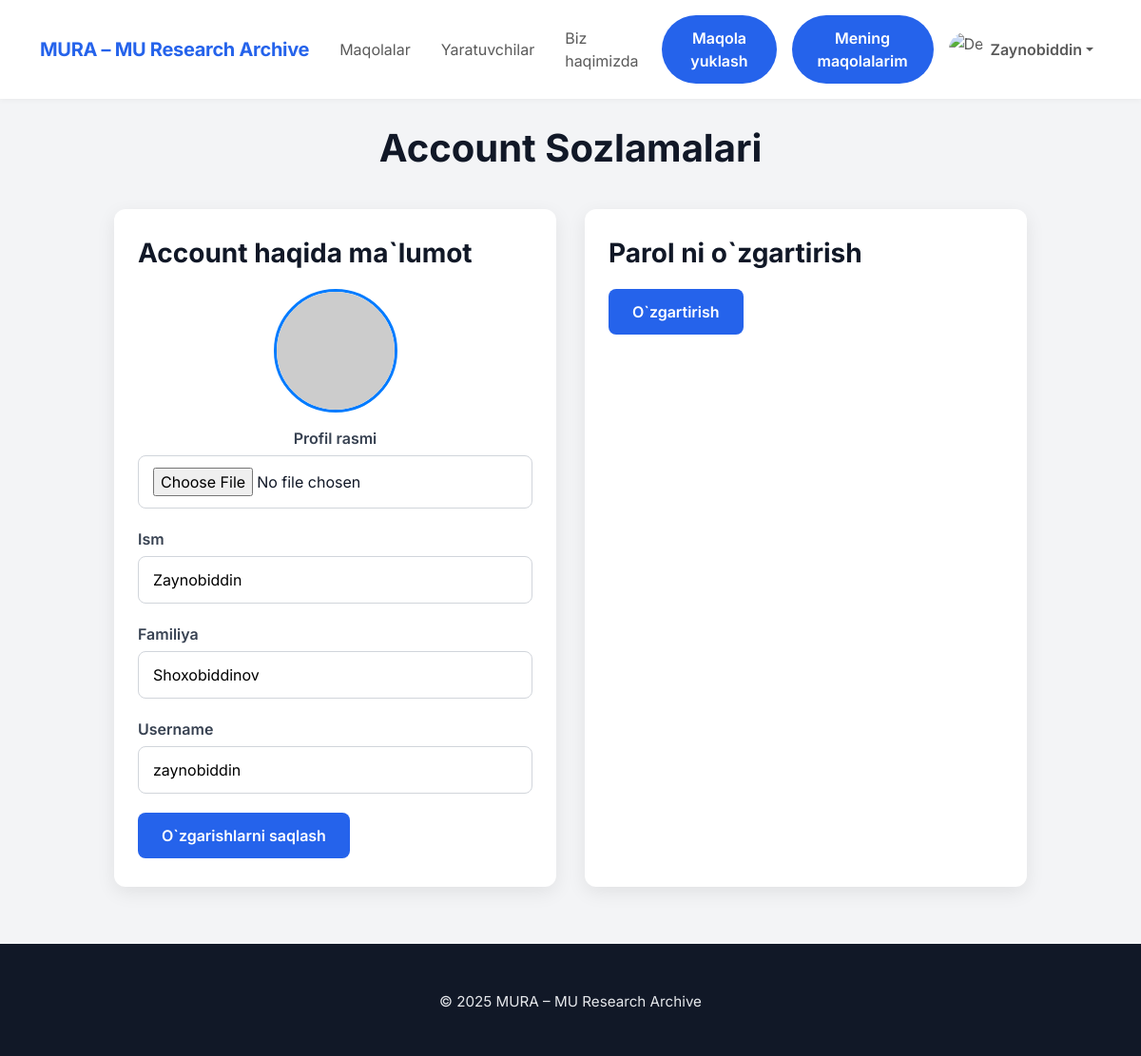
The app's page //profile/settings (signed in), older data.
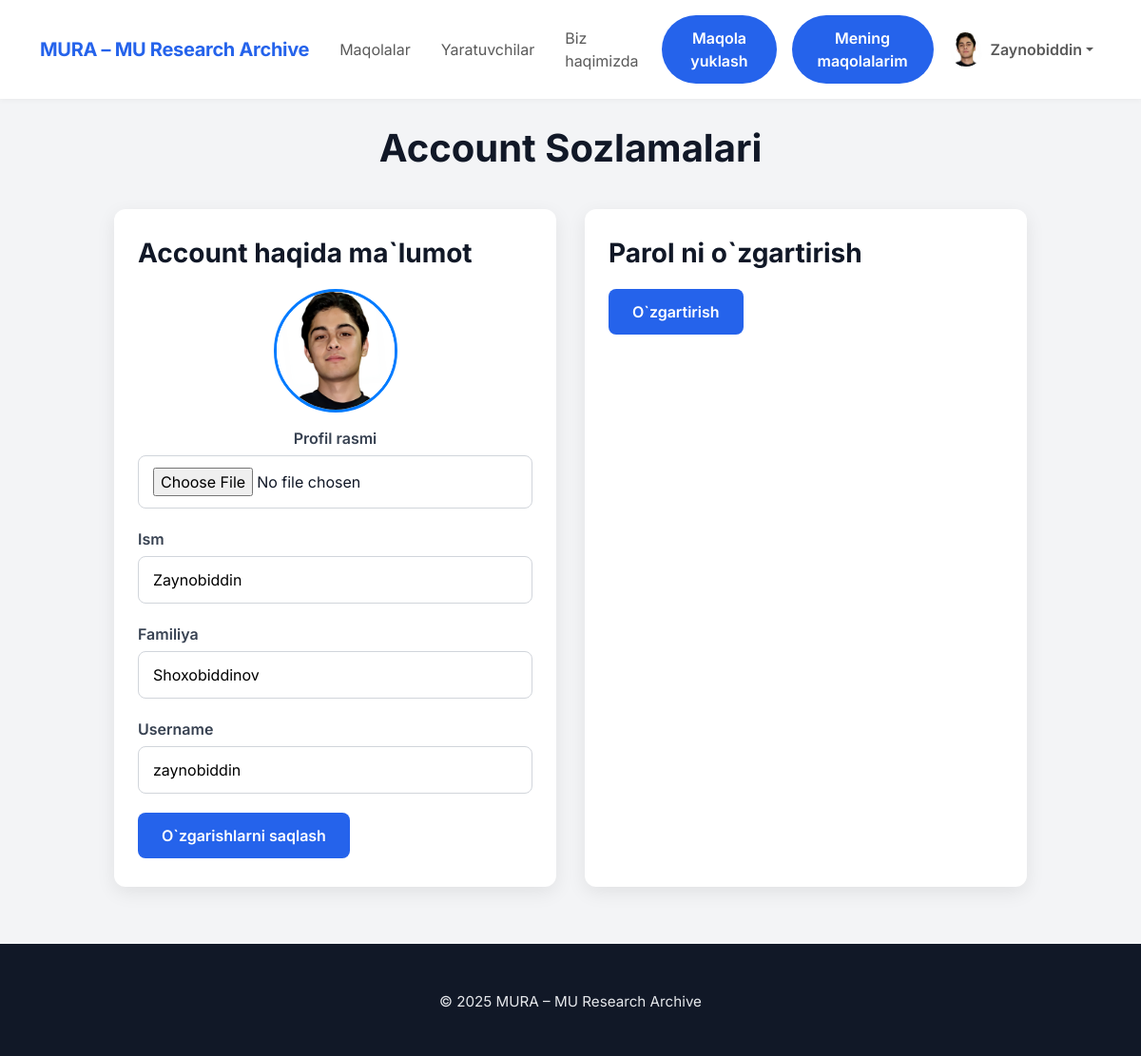
The same page, newer data.
### main/models.py (models this page shows, shortened)
class CustomUser(AbstractUser):
    avatar = models.ImageField(upload_to='avatars/', null=True, blank=True)
    status = models.IntegerField(default=0)

### main/views.py (the view, shortened to what this page needs)
# urls.py: path('/profile/settings', ProfileUpdateView.as_view(), name='update_profile'),
class ProfileUpdateView(LoginRequiredMixin, View):
    template_name = 'settings.html'
    def get(self, request):
        return render(request, self.template_name)

### templates/settings.html (shortened to what this page needs)
{% extends "base.html" %}
{% load static %}
{% block style %}
    <link rel="stylesheet" href="{% static 'main/css/base.css' %}">
    <link rel="stylesheet" href="{% static 'main/css/settings.css' %}">
{% endblock %}
{% block content %}
    <div class="settings-container">
        <h1>Account Sozlamalari</h1>
        <div class="settings-grid">
            <div class="settings-card">
                <h2>Account haqida ma`lumot</h2>
                <form method="POST" action="{% url 'update_profile' %}" enctype="multipart/form-data">
                    <div class="form-group" style="text-align:center;">
                        {%if user.avatar%}
                        <img src="{{ user.avatar.url }}" class="avatar-preview" id="avatarPreview"
                             onerror="this.src='{% static 'main/img/default-avatar.png' %}'">
                        {%else%}
                            <img class="avatar-preview" id="avatarPreview" src='https://placehold.co/800x600?text=
                                    {{ user.first_name|default:"?"|slice:":1"|upper }}{{ user.last_name|default:"?"|slice:":1"|upper }}'
                                 alt="{{ user.first_name }} {{ user.last_name }}">
                        {%endif%}
                        <label for="avatar" style="display:block; margin-bottom:6px;">Profil rasmi</label>
                        <input type="file" name="avatar" id="avatar" accept="image/*"
                               onchange="previewAvatar(event)">
                    </div>
                    <div class="form-group">
                        <label for="first_name">Ism</label>
                        <input type="text" name="first_name" id="first_name" value="{{ user.first_name }}" required>
                    </div>
                    <div class="form-group">
                        <label for="last_name">Familiya</label>
                        <input type="text" name="last_name" id="last_name" value="{{ user.last_name }}" required>
                    </div>
                    <div class="form-group">
                        <label for="username">Username</label>
                        <input type="text" name="username" id="username" value="{{ user.username }}" required>
                    </div>
                    <button type="submit" class="btn">O`zgarishlarni saqlash</button>
                </form>
            </div>
            <div class="settings-card">
                <h2>Parol ni o`zgartirish</h2>
                <form method="POST" action="{% url 'change_password' %}">
                    <button type="submit" class="btn">O`zgartirish</button>
                </form>
            </div>
        </div>
    </div>
{% endblock %}

### templates/base.html (shortened to what this page needs)
{% load static %}
<!DOCTYPE html>
<html lang="en">
<head>
    <link href="https://cdn.jsdelivr.net/npm/bootstrap@5.3.3/dist/css/bootstrap.min.css" rel="stylesheet"/>
    <link
            rel="stylesheet"
            href="https://cdn.jsdelivr.net/npm/bootstrap-icons@1.11.3/font/bootstrap-icons.css"
    />
    {% block style %}{% endblock %}
</head>
<body>
<nav class="navbar navbar-expand-lg fixed-top">
    <div class="container">
        <a class="navbar-brand" href="{% url 'main' %}">MURA – MU Research Archive</a>
        <div class="collapse navbar-collapse" id="navmenu">
            <ul class="navbar-nav ms-auto align-items-lg-center">
                <li class="nav-item"><a href="{% url 'all_papers' %}" class="nav-link px-3">Maqolalar</a></li>
                <li class="nav-item"><a href="{% url 'creators' %}" class="nav-link px-3">Yaratuvchilar</a></li>
                <li class="nav-item"><a href="{% url 'about' %}" class="nav-link px-3">Biz haqimizda</a></li>
                {% if user.is_authenticated %}
                    <li class="nav-item"><a href="{% url 'upload_paper' %}"
                                            class="m-lg-2 mb-2 px-3 btn btn-outline-primary rounded-pill">Maqola
                        yuklash</a></li>
                    <li class="nav-item"><a href="{% url 'my_papers' %}"
                                            class="px-3 m-lg-2 mb-2  btn btn-outline-primary rounded-pill">Mening
                        maqolalarim</a>
                    </li>
                    <li class="nav-item dropdown">
                        <a class="nav-link dropdown-toggle d-flex align-items-center" href="#" id="profileDropdown"
                           role="button" data-bs-toggle="dropdown" aria-expanded="false">
                            {% if user.avatar %}
                                <img src="{{ user.avatar.url }}" alt="Avatar" class="rounded-circle" width="36"
                                     height="36" style="object-fit: cover;">
                            {% else %}
                                <img src="https://cdn-icons-png.flaticon.com/512/847/847969.png" alt="Default Avatar"
                                     class="rounded-circle" width="36" height="36" style="object-fit: cover;">
                            {% endif %}
                            <span class="ms-2 fw-semibold">{{ user.first_name }}</span>
                        </a>
                    </li>
                {% else %}
                    <li class="nav-item"><a href="{% url 'login' %}"
                                            class="btn btn-primary btn-sm ms-lg-3 p-2 m-1 text-white">Kirish</a></li>
                    <li class="nav-item"><a href="{% url 'register' %}"
                                            class="btn btn-primary btn-sm ms-lg-3 p-2 m-1 text-white">Ro'yxatdan
                        o'tish</a></li>
                {% endif %}
            </ul>
        </div>
    </div>
</nav>
{% block content %}
{% endblock %}
<footer>
    <div class="container">
        <p>© 2025 MURA – MU Research Archive</p>
    </div>
</footer>
</body>
</html>

### main/static/main/css/base.css (style rules this page uses)
.navbar .dropdown-toggle img { transition: transform 0.2s ease; }
body { font-family: 'Inter', sans-serif; background-color: #f9fafb; color: #1f2937; overflow-x: hidden; }
nav { background-color: #ffffff; box-shadow: 0 1px 6px rgba(0, 0, 0, 0.05); }
.navbar-brand { font-weight: 700; color: #2563eb !important; letter-spacing: -0.3px; }
footer { text-align: center; padding: 50px 0 30px; background: #111827; color: #e5e7eb; font-size: .95rem; }
body { padding-top: 72px; }
.btn { display: inline-block; background-color: #2563eb; color: #ffffff; padding: 12px 25px; border-radius: 8px; font-weight: 600; border: none; cursor: pointer; transition: background 0.3s ease, transform 0.2s ease; }

### main/static/main/css/settings.css (style rules this page uses)
body { background-color: #f3f4f6; font-family: 'Inter', sans-serif; color: #111827; }
.settings-container { max-width: 1000px; margin: 40px auto; padding: 20px; }
.settings-container h1 { text-align: center; margin-bottom: 40px; font-size: 2.5rem; font-weight: 700; }
.settings-grid { display: grid; grid-template-columns: repeat(auto-fit, minmax(350px, 1fr)); gap: 30px; }
.settings-card { background: #ffffff; padding: 30px 25px; border-radius: 12px; box-shadow: 0 6px 20px rgba(0, 0, 0, 0.08); transition: transform 0.3s ease, box-shadow 0.3s ease; }
.settings-card h2 { margin-bottom: 20px; font-size: 1.75rem; font-weight: 700; }
.form-group { margin-bottom: 20px; }
.form-group label { display: block; margin-bottom: 6px; font-weight: 600; color: #374151; }
.form-group input { width: 100%; padding: 12px 15px; border-radius: 8px; border: 1px solid #d1d5db; font-size: 1rem; transition: border 0.2s ease, box-shadow 0.2s ease; }
.btn { display: inline-block; background-color: #2563eb; color: #ffffff; padding: 12px 25px; border-radius: 8px; font-weight: 600; border: none; cursor: pointer; transition: background 0.3s ease, transform 0.2s ease; }
.avatar-preview { width: 130px; height: 130px; border-radius: 50%; object-fit: cover; border: 3px solid #007bff; margin-bottom: 15px; }

Row changes from the older to the newer data that the page shows:
changed CustomUser "Zaynobiddin": avatar: picture added
